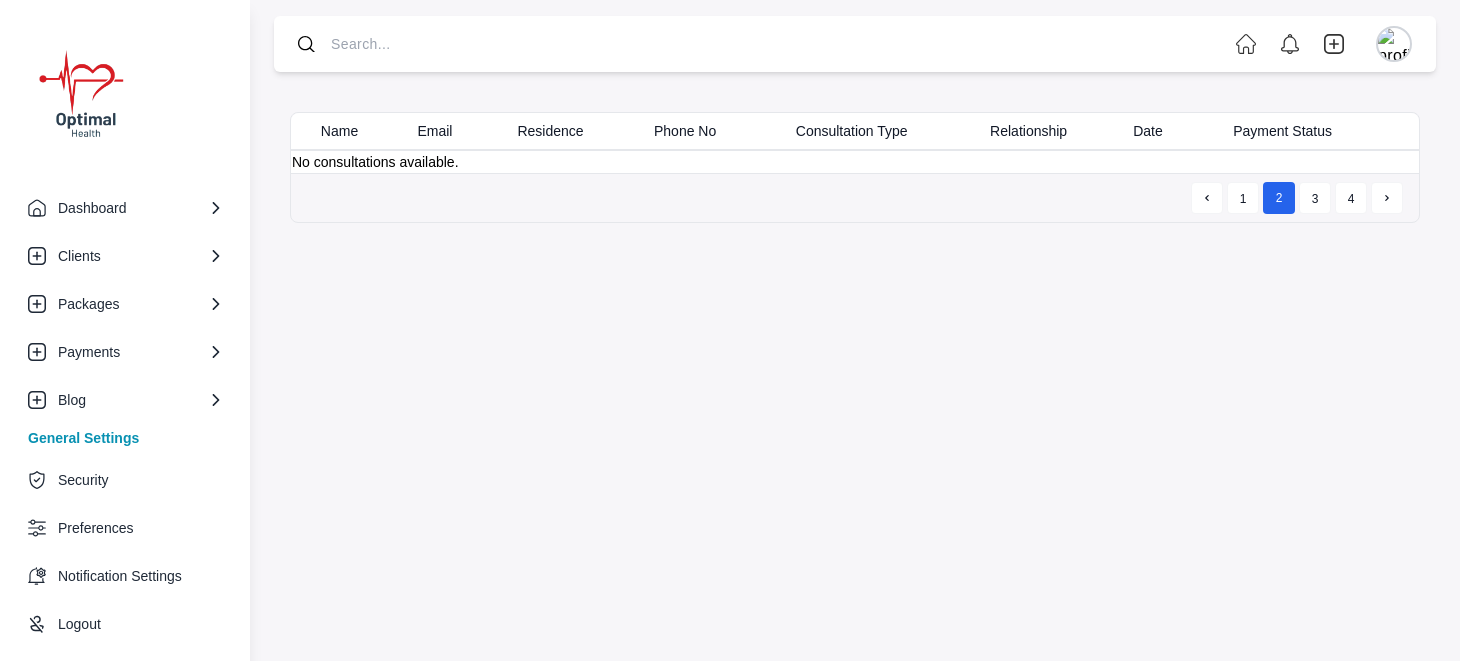
/upcoming_consultations/, run on an earlier commit of the app's database.
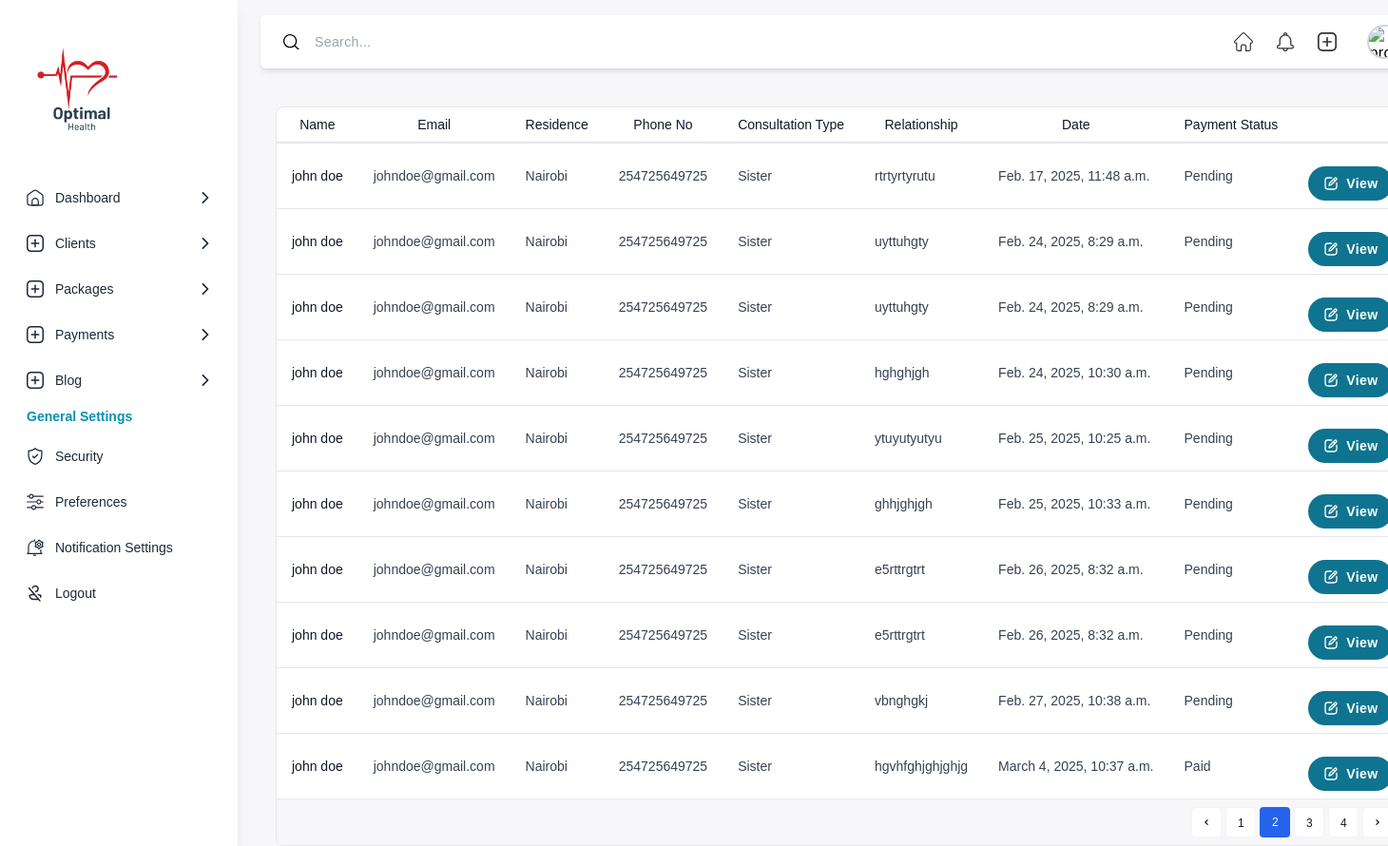
And on a later commit of the database.
### optimal/models.py (models this page shows, shortened)
class ConsultationBooking(models.Model):
    PAYMENT_STATUS_CHOICES = [
        ('Pending', 'Pending'),
        ('Paid', 'Paid'),
        ('Rejected', 'Rejected'),
    ]
    full_name = models.CharField(max_length=255)
    email = models.EmailField()
    residence = models.CharField(max_length=500)
    phone_number = models.CharField(max_length=15, unique=True)
    patient_consulting = models.CharField(max_length=255)
    patient_relationship = models.CharField(max_length=255)
    consultation_date = models.DateTimeField()
    description = models.CharField(max_length=1000)
    is_payment_verified = models.CharField(
        max_length=10,
        choices=PAYMENT_STATUS_CHOICES,
        default='Pending'
    )
    zoom_link = models.URLField(blank=True, null=True)

### optimal/views.py (the view)
# urls.py: path('upcoming_consultations/', upcoming_consultations, name='upcoming_consultations'),
def upcoming_consultations(request):
    consultations = ConsultationBooking.objects.filter(consultation_date__gte=now()).order_by('consultation_date')
    context = {
        'consultations': consultations
    }
    return render(request, 'adminstrator/clients_list.html', context)

### templates/adminstrator/clients_list.html (shortened to what the changed rows need)
{% extends "adminstrator/base.html" %}
{% block content %}
<div class="rounded-lg border ml-4 mr-4 mt-10 border-gray-200">
  <div class="overflow-x-auto rounded-t-lg">
    <table class="min-w-full divide-y-2 divide-gray-200 bg-white text-sm">
      <thead class="ltr:text-left rtl:text-right">
        <tr>
          <th class="whitespace-nowrap px-4 py-2 font-medium text-gray-900">Name</th>
          <th class="whitespace-nowrap px-4 py-2 font-medium text-gray-900">Email</th>
          <th class="whitespace-nowrap px-4 py-2 font-medium text-gray-900">Residence</th>
          <th class="whitespace-nowrap px-4 py-2 font-medium text-gray-900">Phone No</th>
          <th class="whitespace-nowrap px-4 py-2 font-medium text-gray-900">Consultation Type</th>
          <th class="whitespace-nowrap px-4 py-2 font-medium text-gray-900">Relationship</th>
          <th class="whitespace-nowrap px-4 py-2 font-medium text-gray-900">Date</th>
          <th class="whitespace-nowrap px-4 py-2 font-medium text-gray-900">Payment Status</th>
          <th class="whitespace-nowrap px-4 py-2 font-medium text-gray-900"></th>
        </tr>
      </thead>
      <tbody class="divide-y divide-gray-200">
        {% for consultation in consultations %}
        <tr>
          <td class="whitespace-nowrap px-4 py-2 font-medium text-gray-900">{{ consultation.full_name }}</td>
          <td class="whitespace-nowrap px-4 py-2 text-gray-700">{{ consultation.email }}</td>
          <td class="whitespace-nowrap px-4 py-2 text-gray-700">{{ consultation.residence }}</td>
          <td class="whitespace-nowrap px-4 py-2 text-gray-700">{{ consultation.phone_number }}</td>
          <td class="whitespace-nowrap px-4 py-2 text-gray-700">{{ consultation.patient_consulting }}</td>
          <td class="whitespace-nowrap px-4 py-2 text-gray-700">{{ consultation.patient_relationship }}</td>
          <td class="whitespace-nowrap px-4 py-2 text-gray-700">{{ consultation.consultation_date }}</td>
          <td class="whitespace-nowrap px-4 py-2 text-gray-700">{{ consultation.is_payment_verified }}</td>
          <td class="whitespace-nowrap px-4 py-2 text-gray-700">
            <a href="{% url 'update_info' consultation.pk %}" >
            <ul class="flex items-center justify-center space-x-4 font-[sans-serif] mt-4">
              <li class="text-white bg-cyan-700 px-4 py-2 rounded-full text-sm tracking-wide font-bold cursor-pointer flex items-center">
                View
              </li>
            </ul>
          </a>
          </td>
        </tr>
        {% empty %}
        <tr>
            <td colspan="10">No consultations available.</td>
        </tr>
        {% endfor %}
      </tbody>
    </table>
  </div>
</div>
</section>
{% endblock %}

What changed in the data, as far as the page shows it:
added ConsultationBooking: full_name "john doe", email "johndoe@gmail.com", residence "Nairobi", phone_number "254725649725", patient_consulting "Sister", patient_relationship "rtrtyrtyrutu", consultation_date "Feb. 17, 2025, 11:48 a.m.", is_payment_verified "Pending"
added ConsultationBooking: full_name "john doe", email "johndoe@gmail.com", residence "Nairobi", phone_number "254725649725", patient_consulting "Sister", patient_relationship "uyttuhgty", consultation_date "Feb. 24, 2025, 8:29 a.m.", is_payment_verified "Pending"
added ConsultationBooking: full_name "john doe", email "johndoe@gmail.com", residence "Nairobi", phone_number "254725649725", patient_consulting "Sister", patient_relationship "uyttuhgty", consultation_date "Feb. 24, 2025, 8:29 a.m.", is_payment_verified "Pending"
added ConsultationBooking: full_name "john doe", email "johndoe@gmail.com", residence "Nairobi", phone_number "254725649725", patient_consulting "Sister", patient_relationship "hghghjgh", consultation_date "Feb. 24, 2025, 10:30 a.m.", is_payment_verified "Pending"
added ConsultationBooking: full_name "john doe", email "johndoe@gmail.com", residence "Nairobi", phone_number "254725649725", patient_consulting "Sister", patient_relationship "ytuyutyutyu", consultation_date "Feb. 25, 2025, 10:25 a.m.", is_payment_verified "Pending"
added ConsultationBooking: full_name "john doe", email "johndoe@gmail.com", residence "Nairobi", phone_number "254725649725", patient_consulting "Sister", patient_relationship "ghhjghjgh", consultation_date "Feb. 25, 2025, 10:33 a.m.", is_payment_verified "Pending"
added ConsultationBooking: full_name "john doe", email "johndoe@gmail.com", residence "Nairobi", phone_number "254725649725", patient_consulting "Sister", patient_relationship "e5rttrgtrt", consultation_date "Feb. 26, 2025, 8:32 a.m.", is_payment_verified "Pending"
added ConsultationBooking: full_name "john doe", email "johndoe@gmail.com", residence "Nairobi", phone_number "254725649725", patient_consulting "Sister", patient_relationship "e5rttrgtrt", consultation_date "Feb. 26, 2025, 8:32 a.m.", is_payment_verified "Pending"
added ConsultationBooking: full_name "john doe", email "johndoe@gmail.com", residence "Nairobi", phone_number "254725649725", patient_consulting "Sister", patient_relationship "vbnghgkj", consultation_date "Feb. 27, 2025, 10:38 a.m.", is_payment_verified "Pending"
added ConsultationBooking: full_name "john doe", email "johndoe@gmail.com", residence "Nairobi", phone_number "254725649725", patient_consulting "Sister", patient_relationship "hgvhfghjghjghjg", consultation_date "March 4, 2025, 10:37 a.m.", is_payment_verified "Paid"
Also different on the page:
text no longer shown: "No consultations available."
